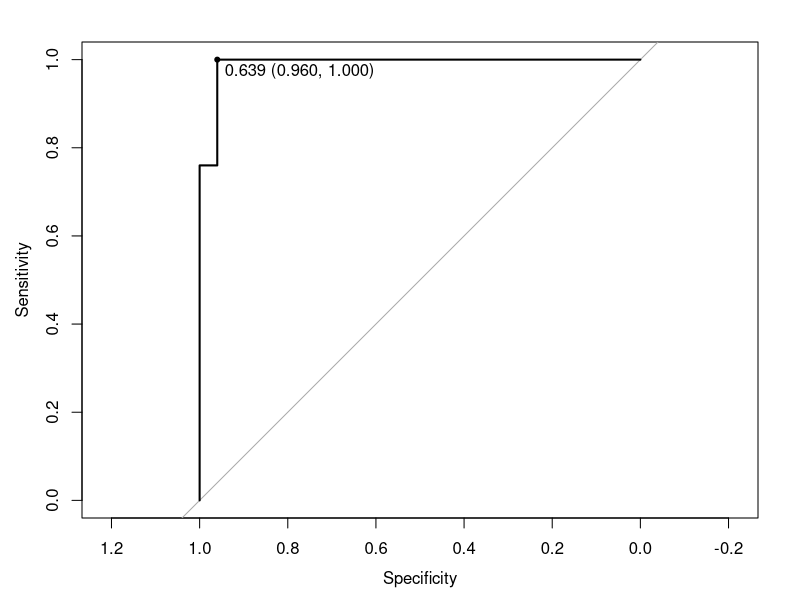

The R script that drew this image:
library(caret)
library(pROC)
data(iris)
iris <- iris[iris$Species == "virginica" | iris$Species == "versicolor", ]
iris$Species <- factor(iris$Species)  # setosa should be removed from factor

samples <- sample(NROW(iris), NROW(iris) * .5) # Otra manera de hacer el CreateDatapartition de caret
data.train <- iris[samples, ]
data.test <- iris[-samples, ]
forest.model <- train(Species ~., data.train)

result.predicted.prob <- predict(forest.model, data.test, type = "prob") # Prediction

result.roc <- roc(data.test$Species, result.predicted.prob$versicolor) # Draw ROC curve.
print(result.roc$auc)
plot(result.roc, print.thres="best", print.thres.best.method="closest.topleft")

result.coords <- coords(result.roc, "best", best.method="closest.topleft", ret=c("threshold", "accuracy"))
print(result.coords)#to get threshold and accuracy




